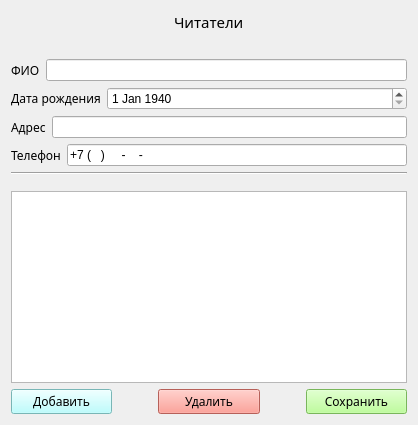
        <widget class="QWidget" name="page_5_for_admin">
         <layout class="QVBoxLayout" name="verticalLayout_9">
          <item>
           <layout class="QVBoxLayout" name="verticalLayout_15">
            <item alignment="Qt::AlignHCenter">
             <widget class="QLabel" name="label_6">
              <property name="maximumSize">
               <size>
                <width>250</width>
                <height>100</height>
               </size>
              </property>
              <property name="font">
               <font>
                <family>Nunito ExtraBold</family>
                <pointsize>11</pointsize>
               </font>
              </property>
              <property name="text">
               <string>Читатели</string>
              </property>
             </widget>
            </item>
           </layout>
          </item>
          <item>
           <spacer name="verticalSpacer">
            <property name="orientation">
             <enum>Qt::Vertical</enum>
            </property>
            <property name="sizeType">
             <enum>QSizePolicy::Minimum</enum>
            </property>
            <property name="sizeHint" stdset="0">
             <size>
              <width>20</width>
              <height>20</height>
             </size>
            </property>
           </spacer>
          </item>
          <item>
           <layout class="QVBoxLayout" name="verticalLayout_17">
            <item>
             <layout class="QHBoxLayout" name="horizontalLayout_7">
              <item>
               <widget class="QLabel" name="label_8">
                <property name="font">
                 <font>
                  <family>Nunito</family>
                 </font>
                </property>
                <property name="text">
                 <string>ФИО</string>
                </property>
               </widget>
              </item>
              <item>
               <widget class="QLineEdit" name="add_fio_reader">
                <property name="sizePolicy">
                 <sizepolicy hsizetype="Expanding" vsizetype="Fixed">
                  <horstretch>0</horstretch>
                  <verstretch>0</verstretch>
                 </sizepolicy>
                </property>
               </widget>
              </item>
             </layout>
            </item>
            <item>
             <layout class="QHBoxLayout" name="horizontalLayout_9">
              <item>
               <widget class="QLabel" name="label_10">
                <property name="minimumSize">
                 <size>
                  <width>80</width>
                  <height>0</height>
                 </size>
                </property>
                <property name="font">
                 <font>
                  <family>Nunito</family>
                 </font>
                </property>
                <property name="text">
                 <string>Дата рождения</string>
                </property>
               </widget>
              </item>
              <item>
               <widget class="QDateEdit" name="add_date_birth_reader">
                <property name="sizePolicy">
                 <sizepolicy hsizetype="Expanding" vsizetype="Fixed">
                  <horstretch>0</horstretch>
                  <verstretch>0</verstretch>
                 </sizepolicy>
                </property>
                <property name="minimumSize">
                 <size>
                  <width>300</width>
                  <height>0</height>
                 </size>
                </property>
                <property name="dateTime">
                 <datetime>
                  <hour>0</hour>
                  <minute>0</minute>
                  <second>0</second>
                  <year>1940</year>
                  <month>1</month>
                  <day>1</day>
                 </datetime>
                </property>
               </widget>
              </item>
             </layout>
            </item>
            <item>
             <layout class="QHBoxLayout" name="horizontalLayout_10">
              <item>
               <widget class="QLabel" name="label_12">
                <property name="font">
                 <font>
                  <family>Nunito</family>
                 </font>
                </property>
                <property name="text">
                 <string>Адрес</string>
                </property>
               </widget>
              </item>
              <item>
               <widget class="QLineEdit" name="add_address_reader"/>
              </item>
             </layout>
            </item>
            <item>
             <layout class="QHBoxLayout" name="horizontalLayout_11">
              <item>
               <widget class="QLabel" name="label_13">
                <property name="font">
                 <font>
                  <family>Nunito</family>
                 </font>
                </property>
                <property name="text">
                 <string>Телефон</string>
                </property>
               </widget>
              </item>
              <item>
               <widget class="QLineEdit" name="add_phone_reader">
                <property name="inputMask">
                 <string>+7 (000) 000 - 00 - 00</string>
                </property>
               </widget>
              </item>
             </layout>
            </item>
           </layout>
          </item>
          <item>
           <widget class="Line" name="line">
            <property name="orientation">
             <enum>Qt::Horizontal</enum>
            </property>
           </widget>
          </item>
          <item>
           <spacer name="verticalSpacer_6">
            <property name="orientation">
             <enum>Qt::Vertical</enum>
            </property>
            <property name="sizeType">
             <enum>QSizePolicy::Minimum</enum>
            </property>
            <property name="sizeHint" stdset="0">
             <size>
              <width>20</width>
              <height>10</height>
             </size>
            </property>
           </spacer>
          </item>
          <item>
           <widget class="QTableWidget" name="table_readers"/>
          </item>
          <item>
           <layout class="QHBoxLayout" name="horizontalLayout_8">
            <item>
             <widget class="QPushButton" name="emp_add">
              <property name="font">
               <font>
                <family>Nunito</family>
               </font>
              </property>
              <property name="styleSheet">
               <string notr="true">background-color: rgb(170, 255, 255);</string>
              </property>
              <property name="text">
               <string>Добавить</string>
              </property>
             </widget>
            </item>
            <item>
             <spacer name="horizontalSpacer_6">
              <property name="orientation">
               <enum>Qt::Horizontal</enum>
              </property>
              <property name="sizeType">
               <enum>QSizePolicy::Fixed</enum>
              </property>
              <property name="sizeHint" stdset="0">
               <size>
                <width>40</width>
                <height>20</height>
               </size>
              </property>
             </spacer>
            </item>
            <item>
             <widget class="QPushButton" name="emp_delete">
              <property name="font">
               <font>
                <family>Nunito</family>
               </font>
              </property>
              <property name="styleSheet">
               <string notr="true">background-color: rgb(255, 135, 124);</string>
              </property>
              <property name="text">
               <string>Удалить</string>
              </property>
             </widget>
            </item>
            <item>
             <spacer name="horizontalSpacer_5">
              <property name="orientation">
               <enum>Qt::Horizontal</enum>
              </property>
              <property name="sizeType">
               <enum>QSizePolicy::Fixed</enum>
              </property>
              <property name="sizeHint" stdset="0">
               <size>
                <width>40</width>
                <height>20</height>
               </size>
              </property>
             </spacer>
            </item>
            <item>
             <widget class="QPushButton" name="emp_save">
              <property name="font">
               <font>
                <family>Nunito</family>
               </font>
              </property>
              <property name="styleSheet">
               <string notr="true">background-color: rgb(170, 255, 127);</string>
              </property>
              <property name="text">
               <string>Сохранить</string>
              </property>
             </widget>
            </item>
           </layout>
          </item>
         </layout>
        </widget>
